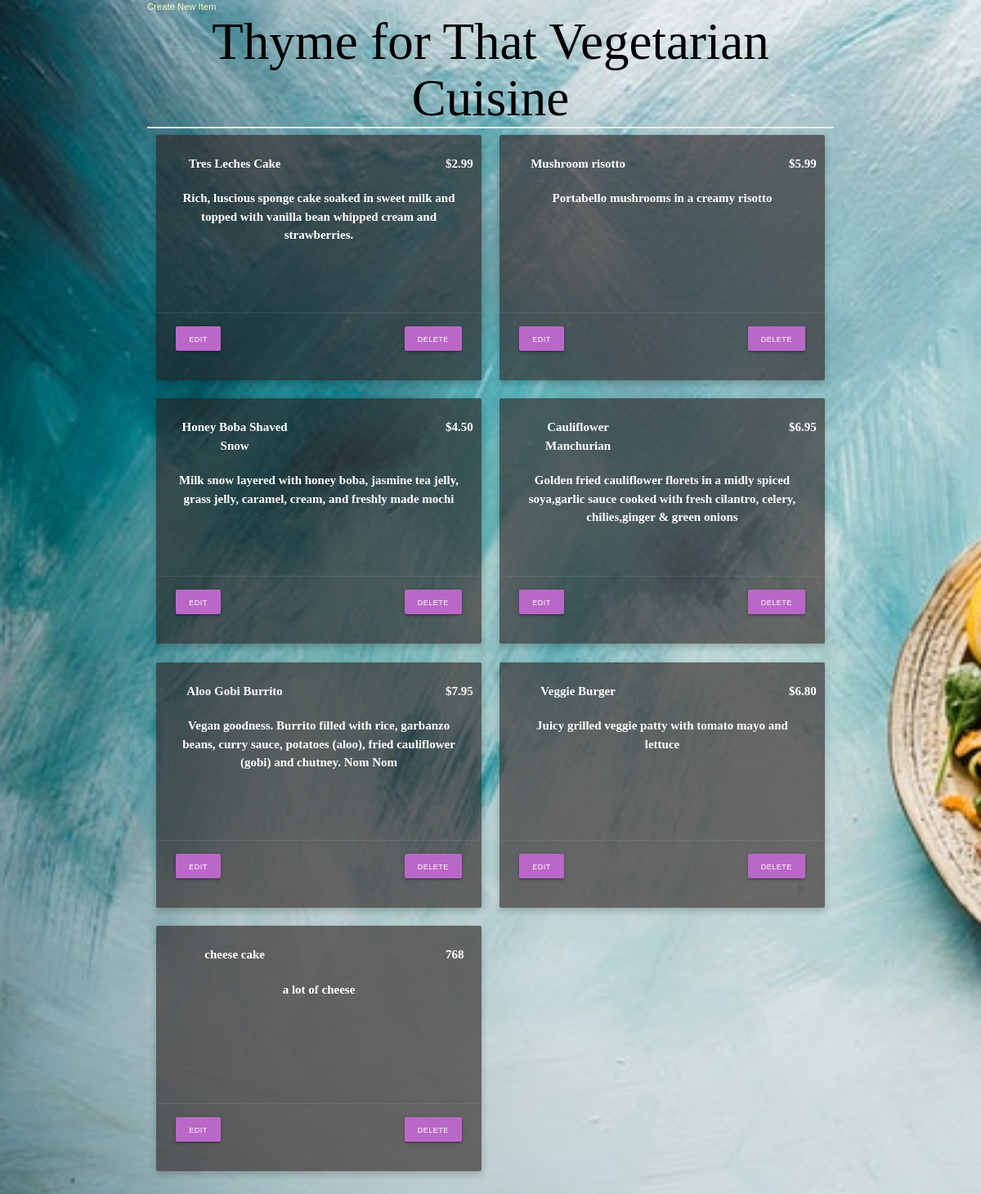
Screenshot of /restaurants/4/menu with the database file from the repository.
### database_setup.py (models this page shows, shortened)
class Restaurant(Base):
    __tablename__ = 'restaurant'
    id = Column(Integer, primary_key=True)
    name = Column(String(250), nullable=False)

class MenuItem(Base):
    __tablename__ = 'menu_item'
    name = Column(String(80), nullable=False)
    id = Column(Integer, primary_key=True)
    desription = Column(String(250))
    price = Column(String(8))
    course = Column(String(250))
    restaurant_id = Column(Integer, ForeignKey('restaurant.id'))
    restaurant = relationship(Restaurant)

### final_project.py (the view)
@app.route('/restaurants/<int:restaurant_id>/menu')
def restaurantMenu(restaurant_id):
    restaurant = session.query(Restaurant).filter_by(id=restaurant_id).one()
    items = session.query(MenuItem).filter_by(restaurant_id=restaurant_id)
    return render_template(
        'menu.html', restaurant=restaurant, items=items, restaurant_id=restaurant_id)

### templates/menu.html (shortened to what this page needs)
<html>
	<head>
		<link rel="stylesheet" href="https://cdnjs.cloudflare.com/ajax/libs/materialize/1.0.0/css/materialize.min.css">
		<link rel=stylesheet type=text/css href="{{ url_for('static', filename='style.css') }}">
	</head>
	<body>
		<div class="container">
			<a href='{{url_for('newMenuItem', restaurant_id=restaurant_id) }}'>Create New Item</a>
			<div class="row">
				<h1 style="text-align:center;">{{ restaurant.name }}</h1>
				{% for i in items %}
				<div class="col s6">
					<div class="card horizontal" width="100%" style="height:300px;">
						<div class="card-stacked">
							<div class="card-content">
								<div class="row">
									<div class="col s10">
										<span class='name'>
											<p>{{i.name}}</p>
										</span>
									</div>
									<div class="col s2">
										<span class='price'>
											<p>{{i.price}} </p>
										</span>
									</div>
								</div>
								<div class="row">
									<div class="col s12 ">
										<p style="text-align:center;">{{i.desription}}</p>
									</div>
								</div>
							</div>
							<div class="card-action" style="border-top: black, 1px;">
								<a class=" left waves-effect waves-light btn-small" href='{{url_for('editMenuItem',restaurant_id = restaurant.id, menu_id=i.id)}}'>Edit</a>
								<a class="right waves-effect waves-light btn-small" href='{{url_for('deleteMenuItem', restaurant_id = restaurant.id, menu_id=i.id)}}'>
									Delete</a>
							</div>
						</div>
					</div>
				</div>
				{% endfor %}
			</div>
		</div>
	</body>
</html>

### static/style.css (style rules this page uses)
body { font-family: sans-serif; background-image: url("/static/image/landingbg.jpeg"); background-repeat: no-repeat; background-size: cover; }
h1, h2, h3, h4 { color: white; }
h1, h2 { font-family: 'Georgia', serif; margin: 0; }
h1 { border-bottom: 2px solid #eee; }
p { color: #CCCCCC; }
a { text-decoration: none; color: #FFFFCC; font-size: .75em; }
.name { width: 50%; display: inline-block; float: left; }
.price { text-align: right; width: 50%; float: right; }
.card { box-shadow: 0 4px 8px 0 rgba(0, 0, 0, 0.2); transition: 0.3s; }
.card.horizontal { background-color: #2b1d1d99; }
.card .card-content p { margin: 0; color: white; text-align: center; font-style: inherit; font-weight: 900; font-family: cursive; }
a.waves-effect.waves-light.btn-small { background-color: #ba68c8; margin-bottom: 20; font-size: xx-small; height: 30px; text-align: center; }
h1 { color: black; }

### rows the page displays
Restaurant: name "Thyme for That Vegetarian Cuisine"
MenuItem: name "Tres Leches Cake", price "$2.99", desription "Rich, luscious sponge cake soaked in sweet milk and topped with vanilla bean whipped cream and strawberries."
MenuItem: name "Mushroom risotto", price "$5.99", desription "Portabello mushrooms in a creamy risotto"
MenuItem: name "Honey Boba Shaved Snow", price "$4.50", desription "Milk snow layered with honey boba, jasmine tea jelly, grass jelly, caramel, cream, and freshly made mochi"
MenuItem: name "Cauliflower Manchurian", price "$6.95", desription "Golden fried cauliflower florets in a midly spiced soya,garlic sauce cooked with fresh cilantro, celery, chilies,ginger & green onions"
MenuItem: name "Aloo Gobi Burrito", price "$7.95", desription "Vegan goodness. Burrito filled with rice, garbanzo beans, curry sauce, potatoes (aloo), fried cauliflower (gobi) and chutney. Nom Nom"
MenuItem: name "Veggie Burger", price "$6.80", desription "Juicy grilled veggie patty with tomato mayo and lettuce"
MenuItem: name "cheese cake", price "768", desription "a lot of cheese"
